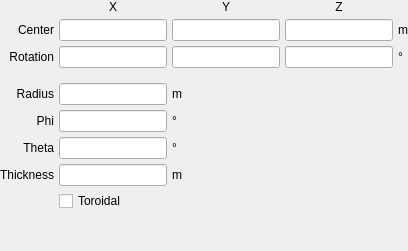
         <widget class="QWidget" name="superquadric_implicit">
          <property name="font">
           <font>
            <weight>50</weight>
            <bold>false</bold>
           </font>
          </property>
          <layout class="QGridLayout" name="gridLayout_19">
           <property name="leftMargin">
            <number>0</number>
           </property>
           <property name="topMargin">
            <number>0</number>
           </property>
           <property name="rightMargin">
            <number>0</number>
           </property>
           <property name="bottomMargin">
            <number>0</number>
           </property>
           <property name="spacing">
            <number>5</number>
           </property>
           <item row="4" column="1">
            <widget class="LineEdit" name="lineedit_superquadric_implicit_radius">
             <property name="font">
              <font>
               <weight>50</weight>
               <bold>false</bold>
              </font>
             </property>
            </widget>
           </item>
           <item row="1" column="0">
            <widget class="QLabel" name="label_47">
             <property name="font">
              <font>
               <weight>50</weight>
               <bold>false</bold>
              </font>
             </property>
             <property name="text">
              <string>&lt;html&gt;&lt;head/&gt;&lt;body&gt;&lt;p align=&quot;right&quot;&gt;Center&lt;/p&gt;&lt;/body&gt;&lt;/html&gt;</string>
             </property>
            </widget>
           </item>
           <item row="1" column="1">
            <widget class="LineEdit" name="lineedit_superquadric_implicit_centerx">
             <property name="font">
              <font>
               <weight>50</weight>
               <bold>false</bold>
              </font>
             </property>
            </widget>
           </item>
           <item row="1" column="2">
            <widget class="LineEdit" name="lineedit_superquadric_implicit_centery">
             <property name="font">
              <font>
               <weight>50</weight>
               <bold>false</bold>
              </font>
             </property>
            </widget>
           </item>
           <item row="1" column="3">
            <widget class="LineEdit" name="lineedit_superquadric_implicit_centerz">
             <property name="font">
              <font>
               <weight>50</weight>
               <bold>false</bold>
              </font>
             </property>
            </widget>
           </item>
           <item row="2" column="0">
            <widget class="QLabel" name="label_48">
             <property name="font">
              <font>
               <weight>50</weight>
               <bold>false</bold>
              </font>
             </property>
             <property name="text">
              <string>&lt;html&gt;&lt;head/&gt;&lt;body&gt;&lt;p align=&quot;right&quot;&gt;Rotation&lt;/p&gt;&lt;/body&gt;&lt;/html&gt;</string>
             </property>
            </widget>
           </item>
           <item row="2" column="1">
            <widget class="LineEdit" name="lineedit_superquadric_implicit_rotationx">
             <property name="font">
              <font>
               <weight>50</weight>
               <bold>false</bold>
              </font>
             </property>
            </widget>
           </item>
           <item row="2" column="2">
            <widget class="LineEdit" name="lineedit_superquadric_implicit_rotationy">
             <property name="font">
              <font>
               <weight>50</weight>
               <bold>false</bold>
              </font>
             </property>
            </widget>
           </item>
           <item row="2" column="3">
            <widget class="LineEdit" name="lineedit_superquadric_implicit_rotationz">
             <property name="font">
              <font>
               <weight>50</weight>
               <bold>false</bold>
              </font>
             </property>
            </widget>
           </item>
           <item row="5" column="0">
            <widget class="QLabel" name="label_44">
             <property name="font">
              <font>
               <weight>50</weight>
               <bold>false</bold>
              </font>
             </property>
             <property name="text">
              <string>&lt;html&gt;&lt;head/&gt;&lt;body&gt;&lt;p align=&quot;right&quot;&gt;Phi&lt;/p&gt;&lt;/body&gt;&lt;/html&gt;</string>
             </property>
            </widget>
           </item>
           <item row="5" column="1">
            <widget class="LineEdit" name="lineedit_superquadric_implicit_phi">
             <property name="font">
              <font>
               <weight>50</weight>
               <bold>false</bold>
              </font>
             </property>
            </widget>
           </item>
           <item row="9" column="0">
            <spacer name="verticalSpacer_19">
             <property name="orientation">
              <enum>Qt::Vertical</enum>
             </property>
             <property name="sizeHint" stdset="0">
              <size>
               <width>20</width>
               <height>40</height>
              </size>
             </property>
            </spacer>
           </item>
           <item row="6" column="0">
            <widget class="QLabel" name="label_45">
             <property name="font">
              <font>
               <weight>50</weight>
               <bold>false</bold>
              </font>
             </property>
             <property name="text">
              <string>&lt;html&gt;&lt;head/&gt;&lt;body&gt;&lt;p align=&quot;right&quot;&gt;Theta&lt;/p&gt;&lt;/body&gt;&lt;/html&gt;</string>
             </property>
            </widget>
           </item>
           <item row="6" column="1">
            <widget class="LineEdit" name="lineedit_superquadric_implicit_theta">
             <property name="font">
              <font>
               <weight>50</weight>
               <bold>false</bold>
              </font>
             </property>
            </widget>
           </item>
           <item row="7" column="0">
            <widget class="QLabel" name="label_46">
             <property name="font">
              <font>
               <weight>50</weight>
               <bold>false</bold>
              </font>
             </property>
             <property name="text">
              <string>Thickness</string>
             </property>
            </widget>
           </item>
           <item row="7" column="1">
            <widget class="LineEdit" name="lineedit_superquadric_implicit_thickness">
             <property name="font">
              <font>
               <weight>50</weight>
               <bold>false</bold>
              </font>
             </property>
            </widget>
           </item>
           <item row="4" column="0">
            <widget class="QLabel" name="label_124">
             <property name="font">
              <font>
               <weight>50</weight>
               <bold>false</bold>
              </font>
             </property>
             <property name="text">
              <string>&lt;html&gt;&lt;head/&gt;&lt;body&gt;&lt;p align=&quot;right&quot;&gt;Radius&lt;/p&gt;&lt;/body&gt;&lt;/html&gt;</string>
             </property>
            </widget>
           </item>
           <item row="0" column="1">
            <widget class="QLabel" name="label_220">
             <property name="font">
              <font>
               <weight>50</weight>
               <bold>false</bold>
              </font>
             </property>
             <property name="text">
              <string>X</string>
             </property>
             <property name="alignment">
              <set>Qt::AlignCenter</set>
             </property>
            </widget>
           </item>
           <item row="0" column="2">
            <widget class="QLabel" name="label_221">
             <property name="font">
              <font>
               <weight>50</weight>
               <bold>false</bold>
              </font>
             </property>
             <property name="text">
              <string>Y</string>
             </property>
             <property name="alignment">
              <set>Qt::AlignCenter</set>
             </property>
            </widget>
           </item>
           <item row="0" column="3">
            <widget class="QLabel" name="label_222">
             <property name="font">
              <font>
               <weight>50</weight>
               <bold>false</bold>
              </font>
             </property>
             <property name="text">
              <string>Z</string>
             </property>
             <property name="alignment">
              <set>Qt::AlignCenter</set>
             </property>
            </widget>
           </item>
           <item row="1" column="4">
            <widget class="QLabel" name="label_223">
             <property name="font">
              <font>
               <weight>50</weight>
               <bold>false</bold>
              </font>
             </property>
             <property name="text">
              <string>m</string>
             </property>
            </widget>
           </item>
           <item row="2" column="4">
            <widget class="QLabel" name="label_224">
             <property name="font">
              <font>
               <weight>50</weight>
               <bold>false</bold>
              </font>
             </property>
             <property name="text">
              <string>°</string>
             </property>
            </widget>
           </item>
           <item row="3" column="1">
            <spacer name="verticalSpacer_45">
             <property name="orientation">
              <enum>Qt::Vertical</enum>
             </property>
             <property name="sizeType">
              <enum>QSizePolicy::Maximum</enum>
             </property>
             <property name="sizeHint" stdset="0">
              <size>
               <width>20</width>
               <height>10</height>
              </size>
             </property>
            </spacer>
           </item>
           <item row="4" column="2">
            <widget class="QLabel" name="label_225">
             <property name="font">
              <font>
               <weight>50</weight>
               <bold>false</bold>
              </font>
             </property>
             <property name="text">
              <string>m</string>
             </property>
            </widget>
           </item>
           <item row="8" column="1" colspan="3">
            <widget class="CheckBox" name="checkbox_superquadric_implicit_toroidal">
             <property name="font">
              <font>
               <weight>50</weight>
               <bold>false</bold>
              </font>
             </property>
             <property name="text">
              <string>Toroidal</string>
             </property>
            </widget>
           </item>
           <item row="7" column="2">
            <widget class="QLabel" name="label_226">
             <property name="font">
              <font>
               <weight>50</weight>
               <bold>false</bold>
              </font>
             </property>
             <property name="text">
              <string>m</string>
             </property>
            </widget>
           </item>
           <item row="5" column="2">
            <widget class="QLabel" name="label_307">
             <property name="font">
              <font>
               <weight>50</weight>
               <bold>false</bold>
              </font>
             </property>
             <property name="text">
              <string>°</string>
             </property>
            </widget>
           </item>
           <item row="6" column="2">
            <widget class="QLabel" name="label_308">
             <property name="font">
              <font>
               <weight>50</weight>
               <bold>false</bold>
              </font>
             </property>
             <property name="text">
              <string>°</string>
             </property>
            </widget>
           </item>
          </layout>
         </widget>
